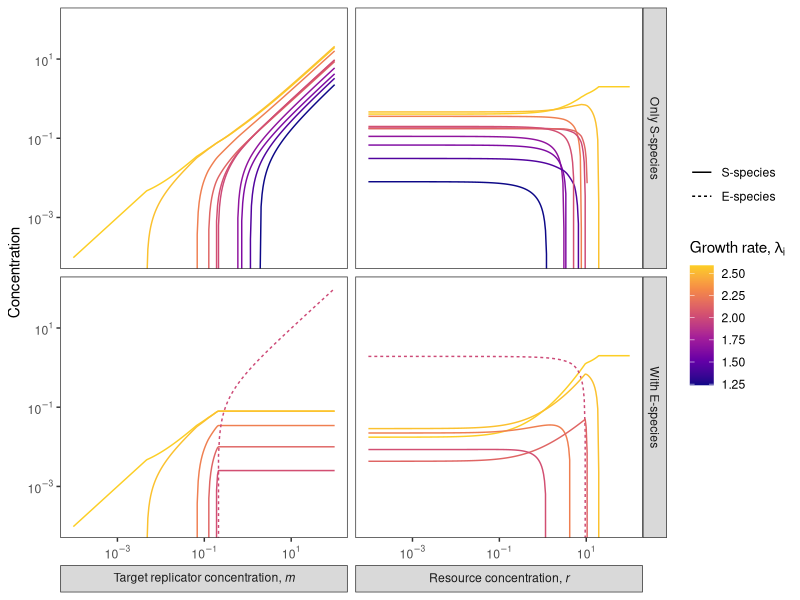

This chart was generated by the following R code:
library(tidyverse)


read_tsv("../data/alldata_reproduced.tsv", col_types = "cldicdi") |>
  filter(conc > 0) |>
  mutate(
    type = fct_relevel(type, "S-species", "E-species"),
    param = as_factor(ifelse(param == "m",
                             "'Target replicator concentration,'~italic('m')",
                             "'Resource concentration,'~italic('r')")),
    expType = ifelse(expType, "With E-species", "Only S-species")
  ) |>
  ggplot(aes(x = paramValue, y = conc, color = growthRate,
             group = species, linetype = type)) +
  geom_line() +
  scale_x_log10(labels = scales::label_log()) +
  scale_y_log10(labels = scales::label_log()) +
  scale_color_viridis_c(option = "C", end = 0.9) +
  labs(x = NULL, y = "Concentration",
       linetype = NULL, color = expression(paste("Growth rate, ", lambda[i]))) +
  facet_grid(expType ~ param, labeller = labeller(.cols = label_parsed), switch = "x") +
  coord_cartesian(ylim = c(1e-4, NA)) +
  theme_bw() +
  theme(panel.grid = element_blank(), strip.placement = "outside")

#ggsave("../figures/Fig2_abs.pdf", device = cairo_pdf, width = 8, height = 5)
